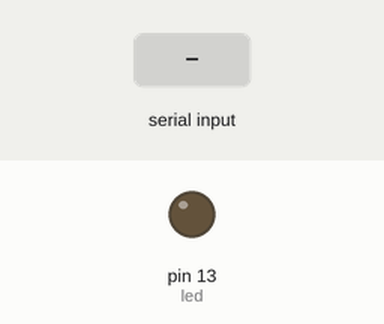
The sketch below on a simulated Arduino Uno, built with avr-gcc and run on an emulated ATmega328P. Shown: output pins drawn as LEDs (lit = HIGH). The inputs (shaded band) are chosen by the test bench.

Above: at 1.2 s.
1.3 s: "90,45\n" received over Serial
At 2.1 s:
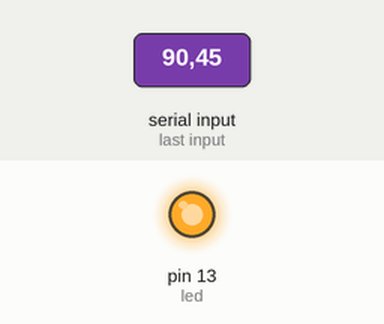
Timing chart, 0 to 4.3 s (numbered marks = the images above; inputs shaded):
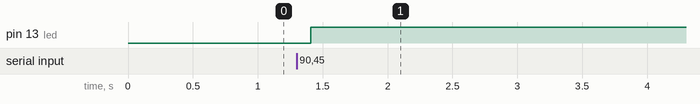

The sketch:

P13_LED_conexionConGui.ino
```cpp
int led = 13;
void setup() {
  // put your setup code here, to run once:
  pinMode(led, OUTPUT);
  Serial.begin(9600);
  Serial.setTimeout(10);

}
int v;
void loop() {
  // put your main code here, to run repeatedly:
  if(Serial.available()>0){
    v = Serial.readString().toInt();
    digitalWrite(led, v);
  }
  delay(100);

}
```

Measured:
- after the input at 1.3 s, pin 13 (led): LOW → HIGH after 0.11 s
